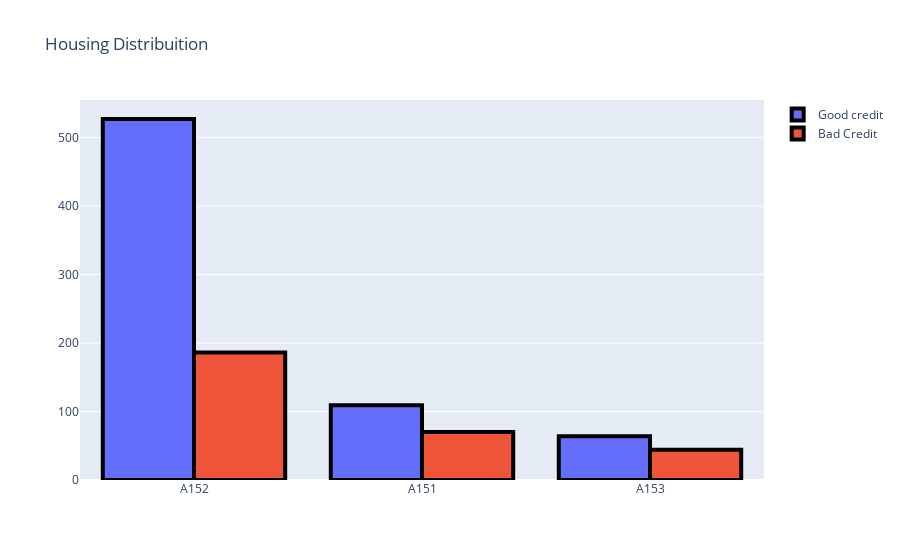

This figure's notebook cell:
### Code cell
#First plot
t0 = go.Bar(
    x = train[train["status"]== 'good']["housing"].value_counts().index.values,
    y = train[train["status"]== 'good']["housing"].value_counts().values,name='Good credit')

#Second plot
t1 = go.Bar(
    x = train[train["status"]== 'bad']["housing"].value_counts().index.values,
    y = train[train["status"]== 'bad']["housing"].value_counts().values,name="Bad Credit")

data = [t0, t1]

layout = go.Layout(title='Housing Distribuition')

fig = go.Figure(data=data, layout=layout)
fig.data[0].marker.line.width = 4
fig.data[0].marker.line.color = "black"
fig.data[1].marker.line.width = 4
fig.data[1].marker.line.color = "black"

py.iplot(fig, filename='Housing-Grouped')

### Figure 1 — Plotly figure (JSON) as saved in the notebook; plotly's stock layout.template omitted (floating-point values rounded to 4 significant figures)
{"data": [{"marker": {"line": {"color": "black", "width": 4}}, "name": "Good credit", "type": "bar", "x": ["A152", "A151", "A153"], "y": [527, 109, 64]}, {"marker": {"line": {"color": "black", "width": 4}}, "name": "Bad Credit", "type": "bar", "x": ["A152", "A151", "A153"], "y": [186, 70, 44]}], "layout": {"title": {"text": "Housing Distribuition"}}}
